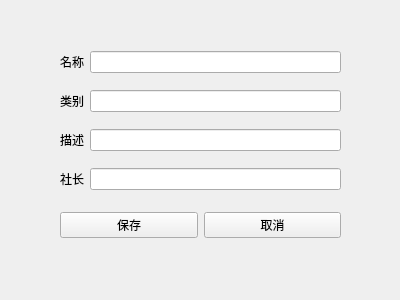
<?xml version="1.0" encoding="UTF-8"?>
<ui version="4.0">
 <class>AddSociety</class>
 <widget class="QWidget" name="AddSociety">
  <property name="geometry">
   <rect>
    <x>0</x>
    <y>0</y>
    <width>400</width>
    <height>300</height>
   </rect>
  </property>
  <property name="windowTitle">
   <string>Form</string>
  </property>
  <widget class="QWidget" name="gridLayoutWidget_2">
   <property name="geometry">
    <rect>
     <x>60</x>
     <y>40</y>
     <width>281</width>
     <height>161</height>
    </rect>
   </property>
   <layout class="QGridLayout" name="gridLayout_2">
    <item row="0" column="1">
     <widget class="QLineEdit" name="le_name"/>
    </item>
    <item row="3" column="0">
     <widget class="QLabel" name="label_4">
      <property name="text">
       <string>社长</string>
      </property>
     </widget>
    </item>
    <item row="3" column="1">
     <widget class="QLineEdit" name="le_keader"/>
    </item>
    <item row="1" column="0">
     <widget class="QLabel" name="label_2">
      <property name="text">
       <string>类别</string>
      </property>
     </widget>
    </item>
    <item row="1" column="1">
     <widget class="QLineEdit" name="le_type"/>
    </item>
    <item row="2" column="0">
     <widget class="QLabel" name="label_3">
      <property name="text">
       <string>描述</string>
      </property>
     </widget>
    </item>
    <item row="0" column="0">
     <widget class="QLabel" name="label">
      <property name="text">
       <string>名称</string>
      </property>
     </widget>
    </item>
    <item row="2" column="1">
     <widget class="QLineEdit" name="le_description"/>
    </item>
   </layout>
  </widget>
  <widget class="QWidget" name="gridLayoutWidget">
   <property name="geometry">
    <rect>
     <x>60</x>
     <y>200</y>
     <width>281</width>
     <height>51</height>
    </rect>
   </property>
   <layout class="QGridLayout" name="gridLayout">
    <item row="0" column="0">
     <widget class="QPushButton" name="save_button">
      <property name="text">
       <string>保存</string>
      </property>
     </widget>
    </item>
    <item row="0" column="1">
     <widget class="QPushButton" name="cancel_button">
      <property name="text">
       <string>取消</string>
      </property>
     </widget>
    </item>
   </layout>
  </widget>
 </widget>
 <resources/>
 <connections/>
</ui>
